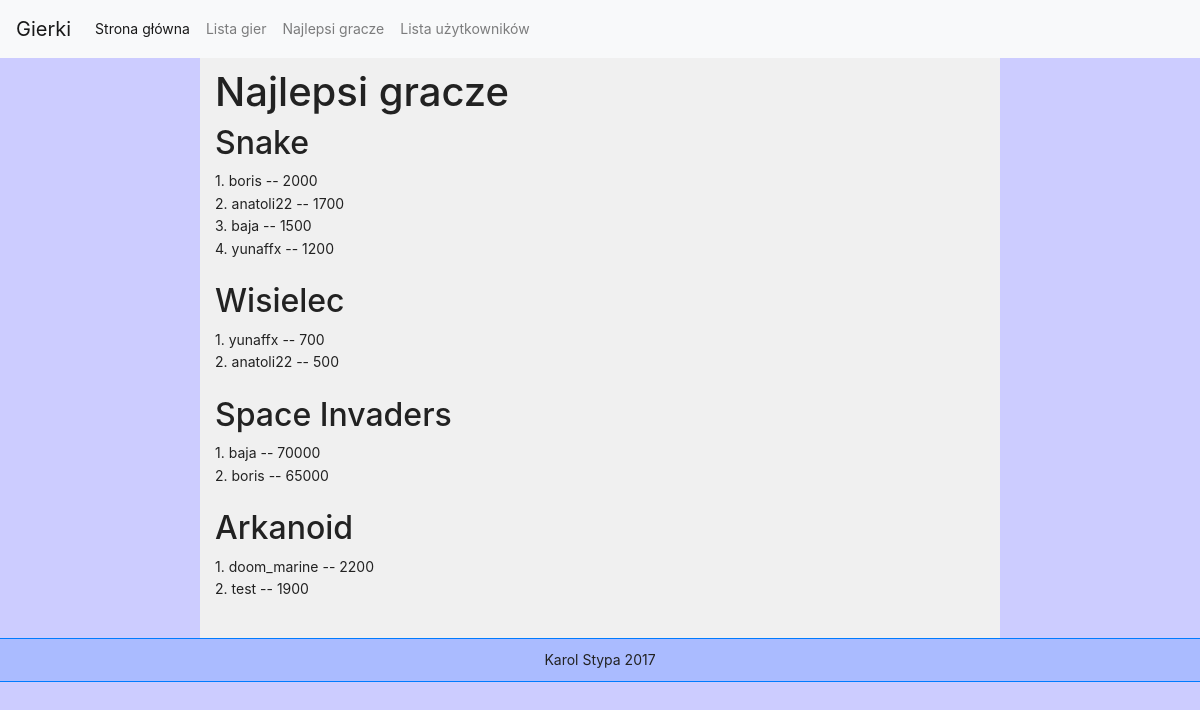
/highscores.php, run on the app's committed database.
### tables this page shows
CREATE TABLE `scores` (
  `id` int(11) NOT NULL,
  `game_id` int(11) NOT NULL,
  `user_id` int(11) NOT NULL,
  `timestamp` timestamp NOT NULL DEFAULT CURRENT_TIMESTAMP ON UPDATE CURRENT_TIMESTAMP,
  `score` int(11) NOT NULL
);

CREATE TABLE `users` (
  `id` int(11) NOT NULL,
  `login` varchar(255) NOT NULL,
  `password` varchar(255) NOT NULL,
  `email` varchar(255) NOT NULL,
  `group_id` int(11) NOT NULL,
  `registered` int(11) NOT NULL,
  `last_login` int(11) NOT NULL,
  `ip` varchar(15) NOT NULL
);

### highscores.php (the view, shortened to what this page needs)
<!DOCTYPE html>
<html>
	<head>
		<link rel="stylesheet" href="https://maxcdn.bootstrapcdn.com/bootstrap/4.0.0-beta.2/css/bootstrap.min.css">
		<link rel="stylesheet" href="./style.css">
	</head>
	<body>
		<?php include "navbar.php"; ?>
		<div class="container-fluid col-md-8 main">
      <h1>Najlepsi gracze</h1>
      <h2>Snake</h2>
      <?php
      $i = 1;
      $score_query = "SELECT A.score, B.login as username
                          FROM scores A
                          Join users B
                          on B.id = A.user_id
                          WHERE A.game_id = 1
                          ORDER BY A.score DESC";
      $score_result = mysql_query($score_query);
      while($row = mysql_fetch_assoc($score_result)) {
        echo $i.'. '.$row['username'].' -- '.$row['score'].'<br>';
        ++$i;
      }
      ?>
      <br>
      <h2>Wisielec</h2>
      <?php
      $i = 1;
      $score_query = "SELECT A.score, B.login as username
                          FROM scores A
                          Join users B
                          on B.id = A.user_id
                          WHERE A.game_id = 2
                          ORDER BY A.score DESC";
      $score_result = mysql_query($score_query);
      while($row = mysql_fetch_assoc($score_result)) {
        echo $i.'. '.$row['username'].' -- '.$row['score'].'<br>';
        ++$i;
      }
      ?>
      <br>
      <h2>Space Invaders</h2>
      <?php
      $i = 1;
      $score_query = "SELECT A.score, B.login as username
                          FROM scores A
                          Join users B
                          on B.id = A.user_id
                          WHERE A.game_id = 3
                          ORDER BY A.score DESC";
      $score_result = mysql_query($score_query);
      while($row = mysql_fetch_assoc($score_result)) {
        echo $i.'. '.$row['username'].' -- '.$row['score'].'<br>';
        ++$i;
      }
      ?>
      <br>
      <h2>Arkanoid</h2>
      <?php
      $i = 1;
      $score_query = "SELECT A.score, B.login as username
                          FROM scores A
                          Join users B
                          on B.id = A.user_id
                          WHERE A.game_id = 4
                          ORDER BY A.score DESC";
      $score_result = mysql_query($score_query);
      while($row = mysql_fetch_assoc($score_result)) {
        echo $i.'. '.$row['username'].' -- '.$row['score'].'<br>';
        ++$i;
      }
      ?>
      <br>
    </div>
  </body>
</html>

### style.css (style rules this page uses)
body { font-size: 14px; line-height: 1.6; background-color: #CCCCFF; color: #222222; height: 100%; min-height: 100%; }
.main { padding-top: 10px; background-color: #F0F0F0; padding-bottom: 15px; min-height: 100%; }
.footer { text-align: center; background-color: #AABBFF!important; padding: 10px; border-top: 1px solid #007BFF; border-bottom: 1px solid #007BFF; }

### data on the page
scores: user.login "boris", score "2000"
scores: user.login "anatoli22", score "1700"
scores: user.login "baja", score "1500"
scores: user.login "yunaffx", score "1200"
scores: user.login "yunaffx", score "700"
scores: user.login "anatoli22", score "500"
scores: user.login "baja", score "70000"
scores: user.login "boris", score "65000"
scores: user.login "doom_marine", score "2200"
scores: user.login "test", score "1900"
